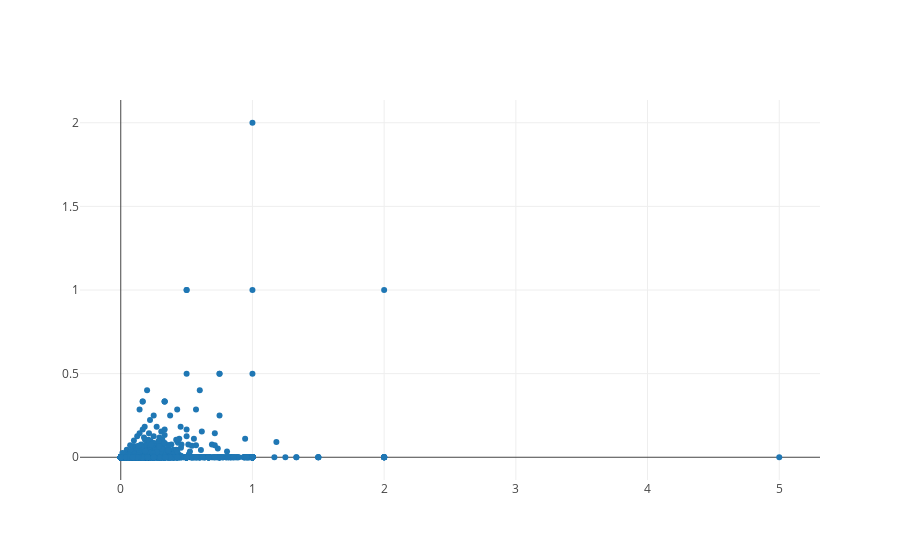

Notebook code cell kept with this figure:
### Code cell
# Create a trace
trace = go.Scatter(
    x = df['CTR'],
    y = df['CR'],
    mode = 'markers'
)

data = [trace]

# Plot and embed in ipython notebook!
iplot(data, filename='basic-scatter')

### Figure 1 — Plotly figure (JSON) as saved in the notebook; plotly's stock layout.template omitted (floating-point values rounded to 4 significant figures; data arrays with more than 128 entries replaced by an {"elided": "..."} marker saying what was removed)
{"data": [{"mode": "markers", "type": "scatter", "x": {"elided": "3054 float values"}, "y": {"elided": "3054 float values"}}], "layout": {}}
